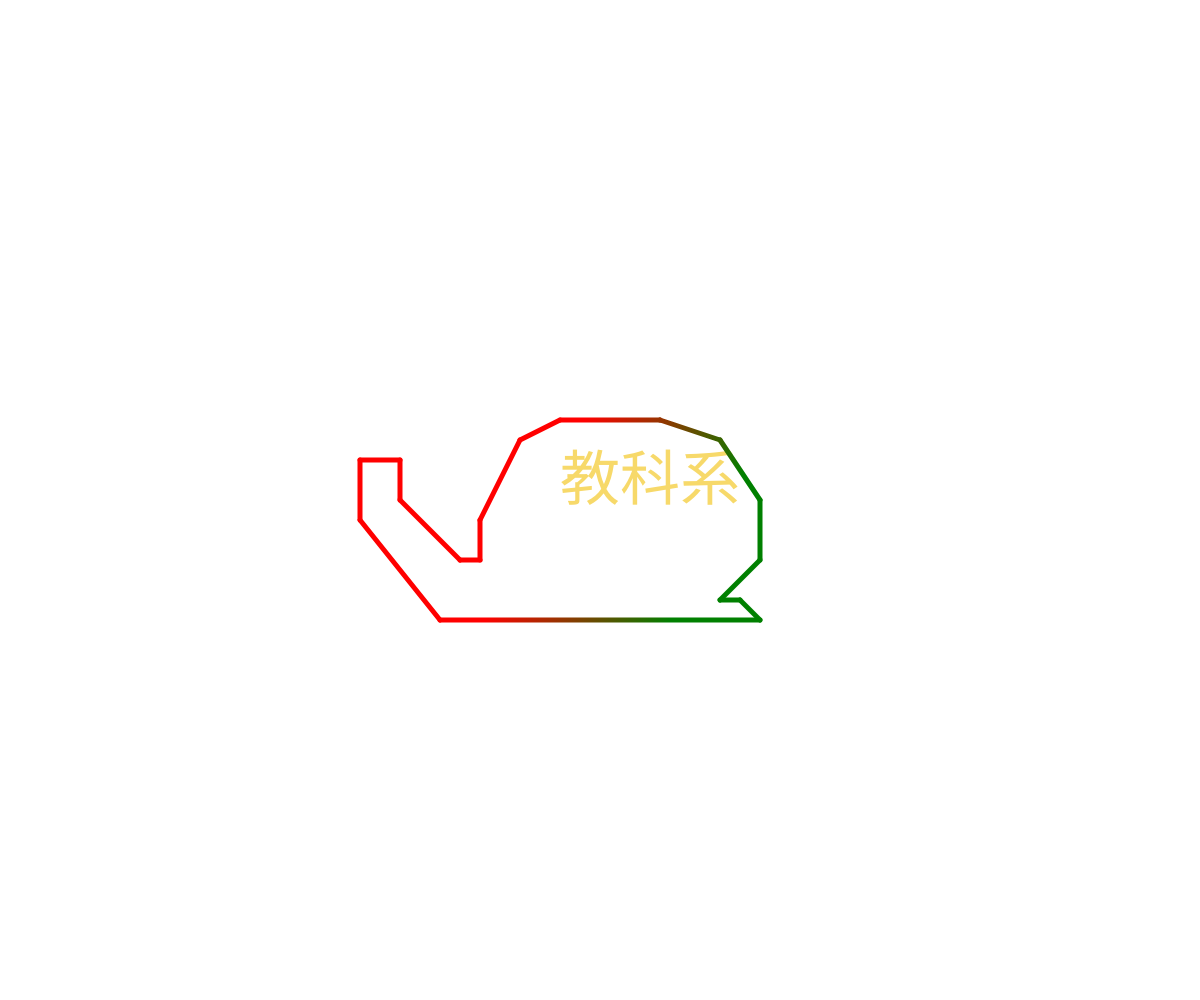
Frame 1 (no input)
Frame 60 (no input): identical to frame 1, image omitted
Frame 120 (the mouse pressed at the canvas centre since frame 60): identical to frame 1, image omitted

The p5.js sketch that drew this single still picture (run headless with seeded random() and noise() and a simulated clock; from frame 60 on, the mouse is pressed at the canvas centre):

// p5.js sketch
// ── sketch.js
let points = [[3,4], [6,3], [8, 0],[8,-3],[6,-5],[7,-5],[8,-6],[-8,-6],[-12,-1],[-12,2],[-10,2],[-10,0],[-7,-3],[-6,-3],[-6,-1],[-4,3],[-2,+4],[3,4]]; //list資料(鯨魚)
function setup() {   //只會執行一次的函數
  createCanvas(windowWidth, windowHeight); //設定一個畫布，寬為整個視窗的寬度windowWidth，高度為整個視窗的高度windowHeight
  //把points 內的值都*50
	ctx = canvas.getContext('2d');
	ctx.lineWidth =5;
	ctx.lineCap = 'round'
	//-----

  for (let i = 0; i < points.length; i++) {
    for (let j = 0; j < points[i].length; j++) {
      points[i][j] = points[i][j] * 20;
    }
  }
}

function draw() {
  //gradientLine(ctx,350,220,330,180, 'black', 'blue')
  gradientLine(ctx,0,112.5,150,37.5, 'red', 'green')
	
	
  background(255);
  // scale(50)
  translate(width/2, height/2); //原本原點在左上角，利用這指令把原點放到視窗的中心
  textSize(60)  //文字大小
  fill(247, 217, 106);  //設定顏色
  text("教科系",-40,0)  //顯示文字
  scale(1, -1);  //上下翻轉
    
  //設定漸層顏色
  //let c1 = color(112,123,245);
  //let c2 = color(91,212,159);
    
  for (let i = 0; i < points.length-1; i++) {
      
  //let t = map (i,0,point.length-2,0,1);
  //let c = lerpColor(c1,c2,t);
  //stroke(c)
  line(points[i][0], points[i][1], points[i+1][0], points[i+1][1]);
  }
  line(points[points.length-1][0], points[points.length-1][1], points[0][0], points[0][1]); //把最後一點與第一點的連線
    
function gradientLine(ctx, x1, y1, x2, y2, c1, c2) {
  const gradient = ctx.createLinearGradient(x1, y1, x2, y2);
  gradient.addColorStop(0, c1);
  gradient.addColorStop(1, c2);
  ctx.strokeStyle = gradient;

  ctx.beginPath();
  ctx.moveTo(x1, y1);
  ctx.lineTo(x2, y2);
  ctx.stroke();
  }
}
